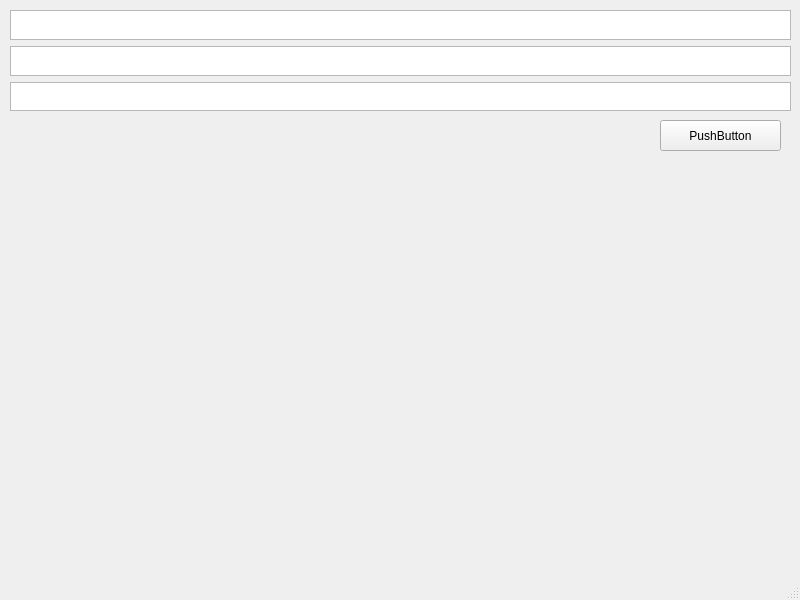
<?xml version="1.0" encoding="UTF-8"?>
<ui version="4.0">
 <class>OptionWindow</class>
 <widget class="QMainWindow" name="OptionWindow">
  <property name="geometry">
   <rect>
    <x>0</x>
    <y>0</y>
    <width>800</width>
    <height>600</height>
   </rect>
  </property>
  <property name="windowTitle">
   <string>MainWindow</string>
  </property>
  <widget class="QWidget" name="centralwidget">
   <widget class="QWidget" name="verticalLayoutWidget">
    <property name="geometry">
     <rect>
      <x>10</x>
      <y>10</y>
      <width>781</width>
      <height>101</height>
     </rect>
    </property>
    <layout class="QVBoxLayout" name="verticalLayout">
     <item>
      <widget class="QTextEdit" name="tbPositionX"/>
     </item>
     <item>
      <widget class="QTextEdit" name="tbPositionY"/>
     </item>
     <item>
      <widget class="QTextEdit" name="tbRadius"/>
     </item>
    </layout>
   </widget>
   <widget class="QPushButton" name="pushButton">
    <property name="geometry">
     <rect>
      <x>660</x>
      <y>120</y>
      <width>121</width>
      <height>31</height>
     </rect>
    </property>
    <property name="text">
     <string>PushButton</string>
    </property>
   </widget>
  </widget>
  <widget class="QMenuBar" name="menubar">
   <property name="geometry">
    <rect>
     <x>0</x>
     <y>0</y>
     <width>800</width>
     <height>21</height>
    </rect>
   </property>
  </widget>
  <widget class="QStatusBar" name="statusbar"/>
 </widget>
 <resources/>
 <connections/>
</ui>
